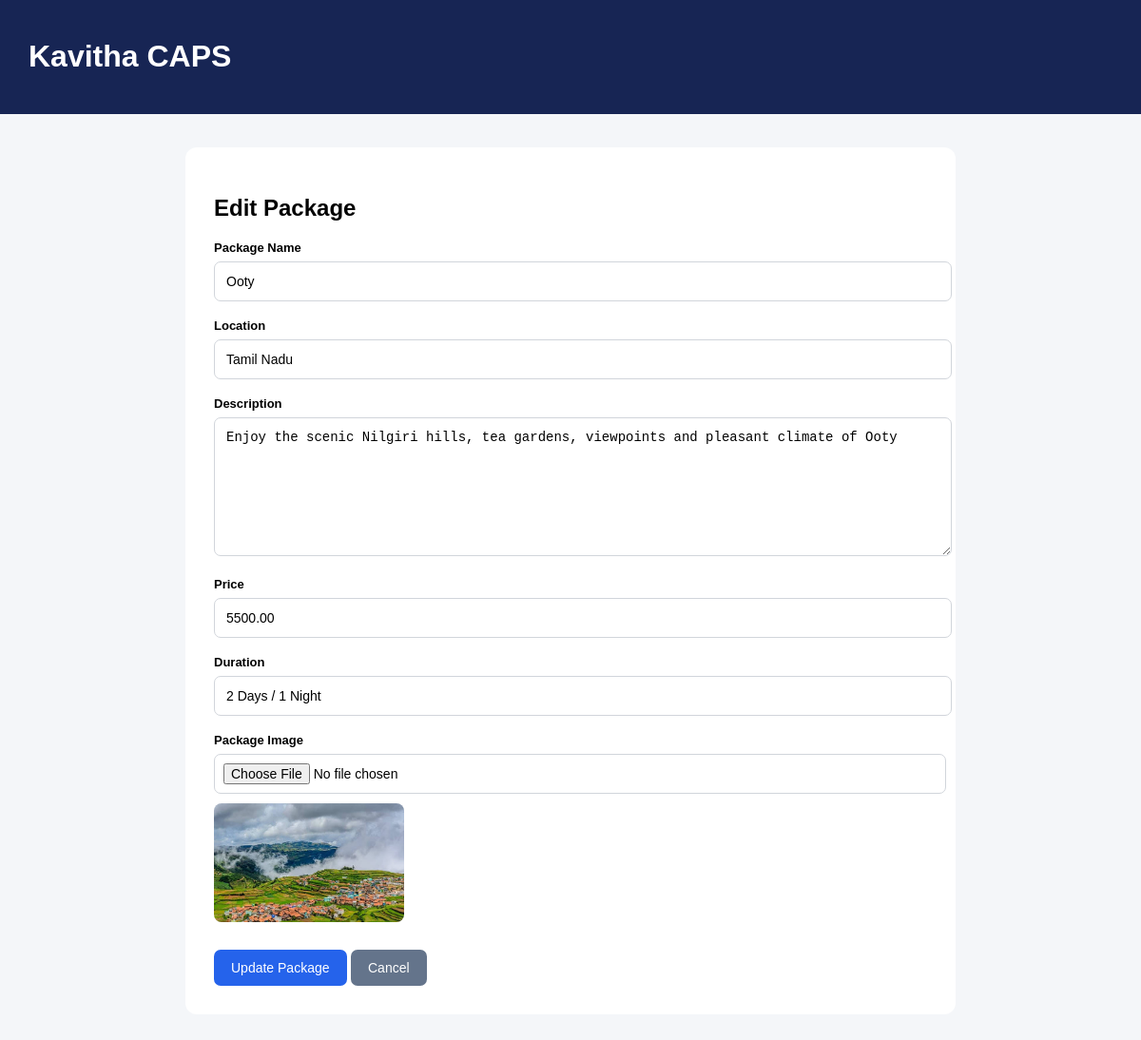
The page /erp/packages/edit/2/ on the database its author committed.
### packages/models.py (models this page shows, shortened)
class Package(models.Model):
    name = models.CharField(max_length=100)
    location = models.CharField(max_length=100)
    description = models.TextField()
    price = models.DecimalField(max_digits=10, decimal_places=2)
    duration = models.CharField(max_length=50)
    image = models.ImageField(
        upload_to='packages/',
        blank=True,
        null=True
    )
    is_active = models.BooleanField(default=True)
    created_at = models.DateTimeField(auto_now_add=True)

### travel_erp/views.py (the view, shortened to what this page needs)
def edit_package(request, package_id):
    package = get_object_or_404(
        Package,
        id=package_id
    )
    return render(
        request,
        "travel_erp/package_form.html",
        {
            "package": package
        }
    )

### travel_erp/templates/travel_erp/package_form.html (shortened to what this page needs)
<!DOCTYPE html>
<html>
<head>
</head>
<body>
<div class="header">
    <h1>
        Kavitha CAPS
    </h1>
</div>
<div class="container">
    <h2>
        {% if package %}
            Edit Package
        {% else %}
            Add Package
        {% endif %}
    </h2>
    <form method="POST" enctype="multipart/form-data">
        <label>
            Package Name
        </label>
        <input
            type="text"
            name="name"
            value="{{ package.name|default:'' }}"
            required
        >
        <label>
            Location
        </label>
        <input
            type="text"
            name="location"
            value="{{ package.location|default:'' }}"
            required
        >
        <label>
            Description
        </label>
        <textarea
            name="description"
            required
        >{{ package.description|default:'' }}</textarea>
        <label>
            Price
        </label>
        <input
            type="number"
            name="price"
            step="0.01"
            value="{{ package.price|default:'' }}"
            required
        >
        <label>
            Duration
        </label>
        <input
            type="text"
            name="duration"
            placeholder="Example: 3 Days / 2 Nights"
            value="{{ package.duration|default:'' }}"
            required
        >
        <label>
            Package Image
        </label>
        <input
            type="file"
            name="image"
            accept="image/*"
        >
        {% if package.image %}
            <br>
            <img
                src="{{ package.image.url }}"
                class="current-image"
            >
        {% endif %}
        <div class="buttons">
            <button type="submit">
                {% if package %}
                    Update Package
                {% else %}
                    Save Package
                {% endif %}
            </button>
            <a
                href="{% url 'erp_packages' %}"
                class="cancel"
            >
                Cancel
            </a>
        </div>
    </form>
</div>
</body>
</html>

### travel_erp/templates/travel_erp/package_form.html (style rules this page uses)
body { margin: 0; font-family: Arial, sans-serif; background: #f4f6f9; }
.header { background: #172554; color: white; padding: 20px 30px; }
.container { max-width: 750px; margin: 35px auto; background: white; padding: 30px; border-radius: 12px; }
label { display: block; margin-top: 18px; margin-bottom: 7px; font-weight: bold; font-size: 13px; }
input, textarea { width: 100%; padding: 12px; border: 1px solid #d1d5db; border-radius: 7px; font-size: 14px; }
textarea { min-height: 120px; resize: vertical; }
input[type="file"] { padding: 9px; }
.buttons { margin-top: 25px; }
button, a { padding: 11px 18px; border-radius: 7px; border: none; text-decoration: none; cursor: pointer; font-size: 14px; }
button { background: #2563eb; color: white; }
.cancel { background: #64748b; color: white; }
.current-image { margin-top: 10px; max-width: 200px; border-radius: 8px; }

### rows shown on the page
Package: name "Ooty", location "Tamil Nadu", description "Enjoy the scenic Nilgiri hills, tea gardens, viewpoints and pleasant climate of Ooty", price "5500.00", duration "2 Days / 1 Night", image (picture)
